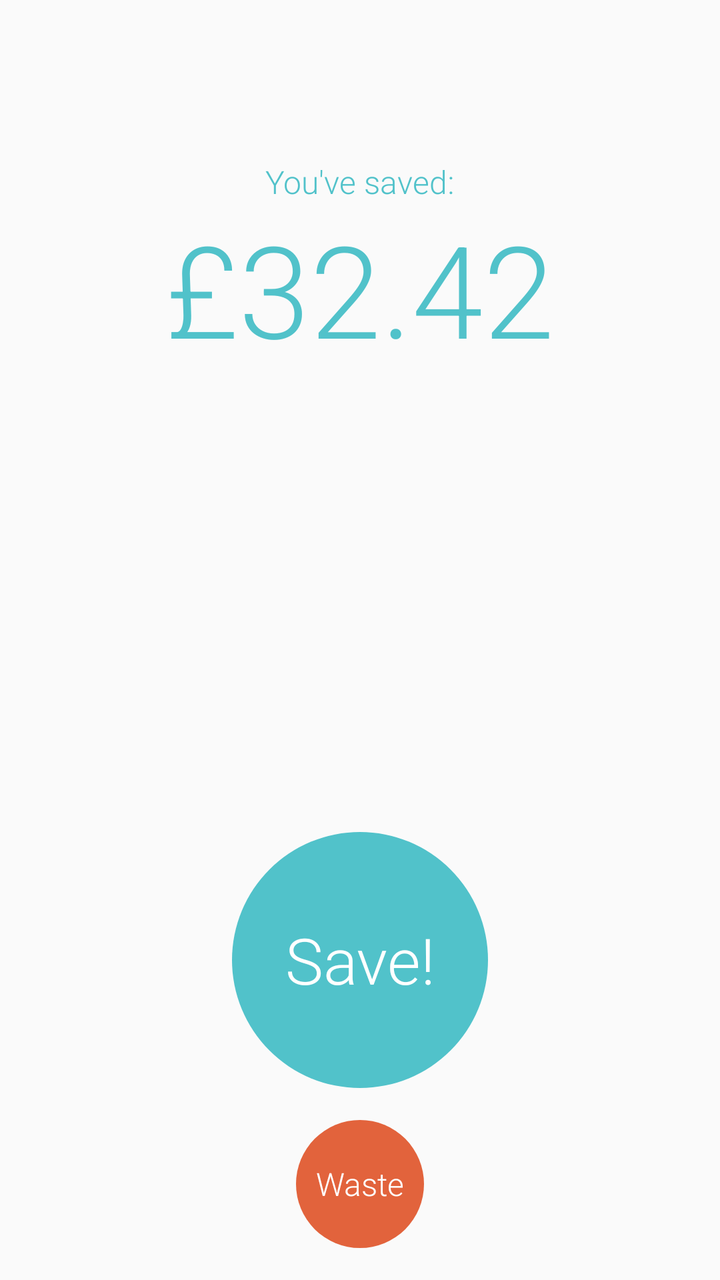
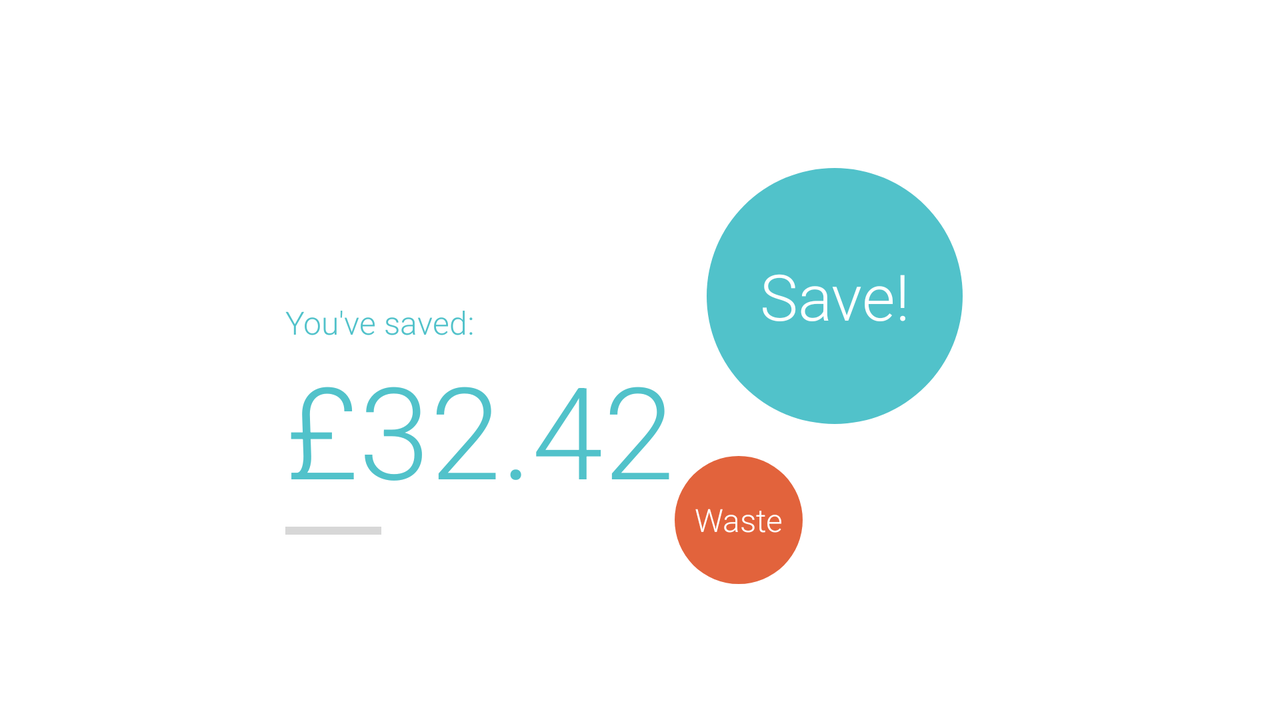

One screen, two layout resources from the same app: the default and the author's alternative for another configuration. Each is rendered where Android would select it; the XML of both is given below.
<!-- AndroidManifest.xml: activity theme AppTheme.NoActionBar -->
<!-- res/layout/fragment_total.xml -->
<android.support.design.widget.CoordinatorLayout
    xmlns:android="http://schemas.android.com/apk/res/android"
    xmlns:tools="http://schemas.android.com/tools"
    xmlns:app="http://schemas.android.com/apk/res-auto"
    android:layout_width="match_parent"
    android:layout_height="match_parent"
    tools:context=".total.TotalFragment"
    tools:showIn="@layout/activity_total">


    <LinearLayout
        android:layout_width="match_parent"
        android:layout_height="match_parent"
        android:orientation="vertical"
        android:id="@+id/totalView"
        android:gravity="center"
        android:paddingBottom="16dp"
        android:padding="16dp">

        <TextView
            android:layout_width="wrap_content"
            android:layout_height="wrap_content"
            android:text="@string/total_text"
            android:id="@+id/textView"
            android:layout_weight="0"
            android:textColor="@color/colorPrimarySave"
            android:textSize="16sp"
            android:layout_marginTop="64dp"
            android:fontFamily="sans-serif-light" />

        <TextView
            android:layout_width="wrap_content"
            android:layout_height="wrap_content"
            android:text="£32.42"
            android:id="@+id/totalValue"
            android:textColor="@color/colorPrimarySave"
            android:textSize="64sp"
            android:layout_weight="1"
            android:fontFamily="sans-serif-light" />

        <Button
            android:layout_width="128dp"
            android:layout_height="128dp"
            android:text="@string/saveButton_text"
            android:id="@+id/button_add"
            style="@style/TotalButtonText.SaveButton" />

        <Button
            android:layout_width="64dp"
            android:layout_height="64dp"
            android:text="@string/wasteButton_text"
            android:id="@+id/button_waste"
            style="@style/TotalButtonText.WasteButton" />

    </LinearLayout>

    <LinearLayout
        android:layout_width="match_parent"
        android:layout_height="match_parent"
        android:orientation="vertical"
        android:id="@+id/addView"
        android:background="@color/colorPrimarySave"
        android:gravity="center"
        android:visibility="gone"
        android:padding="16dp">

        <TextView
            android:layout_width="wrap_content"
            android:layout_height="wrap_content"
            android:text="@string/valueSave_text"
            android:textColor="#ffffff"
            android:textSize="16sp"
            android:fontFamily="sans-serif-light"
            android:layout_marginTop="16dp"
            android:id="@+id/valueCaption"/>


        <TextView
            android:layout_width="wrap_content"
            android:layout_height="wrap_content"
            android:id="@+id/valueDisplay"
            android:text="£2.32"
            android:textColor="#ffffff"
            android:textSize="64sp"
            android:layout_weight="1"
            android:fontFamily="sans-serif-light" />

        <include layout="@layout/pad_numeric" />

    </LinearLayout>

    <Button
        android:id="@+id/add_animation"
        android:layout_width="128dp"
        android:layout_height="128dp"
        android:background="@drawable/round_button_save"
        android:visibility="gone"
        app:layout_anchor="@id/button_add"
        app:layout_anchorGravity="center"/>

    <Button
        android:id="@+id/waste_animation"
        android:layout_width="64dp"
        android:layout_height="64dp"
        android:background="@drawable/round_button_waste"
        android:visibility="gone"
        app:layout_anchor="@id/button_waste"
        app:layout_anchorGravity="center"/>

</android.support.design.widget.CoordinatorLayout>
<!-- res/layout/activity_total.xml (included above) -->
<?xml version="1.0" encoding="utf-8"?>
<android.support.design.widget.CoordinatorLayout
    xmlns:android="http://schemas.android.com/apk/res/android"
    xmlns:app="http://schemas.android.com/apk/res-auto"
    xmlns:tools="http://schemas.android.com/tools"
    android:layout_width="match_parent"
    android:layout_height="match_parent"
    android:fitsSystemWindows="true"
    tools:context="com.cutsquash.chyokin.TotalActivity">

    <android.support.design.widget.AppBarLayout
        android:layout_width="match_parent"
        android:layout_height="wrap_content"
        android:theme="@style/AppTheme.AppBarOverlay">

        <android.support.v7.widget.Toolbar
            android:id="@+id/toolbar"
            android:layout_width="match_parent"
            android:layout_height="?attr/actionBarSize"
            android:background="?attr/colorPrimary"
            app:popupTheme="@style/AppTheme.PopupOverlay" />

    </android.support.design.widget.AppBarLayout>

    <include layout="@layout/content_total" />

</android.support.design.widget.CoordinatorLayout>
<!-- res/layout/pad_numeric.xml (included above) -->
<?xml version="1.0" encoding="utf-8"?>
<com.cutsquash.chyokin.total.CalculatorNumericPadLayout
    xmlns:android="http://schemas.android.com/apk/res/android"
    android:id="@+id/pad_numeric"
    android:columnCount="3"
    android:rowCount="4"
    android:layout_height="300dp"
    android:layout_width="300dp">

    <Button
        android:id="@+id/digit_1"
        android:text="1"
        style="@style/NumberButton"/>
    <Button
        android:id="@+id/digit_2"
        android:layout_width="wrap_content"
        android:layout_height="wrap_content"
        android:text="2"
        style="@style/NumberButton"/>
    <Button
        android:id="@+id/digit_3"
        android:layout_width="wrap_content"
        android:layout_height="wrap_content"
        android:text="3"
        style="@style/NumberButton"/>
    <Button
        android:id="@+id/digit_4"
        android:layout_width="wrap_content"
        android:layout_height="wrap_content"
        android:text="4"
        style="@style/NumberButton"/>
    <Button
        android:id="@+id/digit_5"
        android:layout_width="wrap_content"
        android:layout_height="wrap_content"
        android:text="5"
        style="@style/NumberButton"/>
    <Button
        android:id="@+id/digit_6"
        android:layout_width="wrap_content"
        android:layout_height="wrap_content"
        android:text="6"
        style="@style/NumberButton"/>
    <Button
        android:id="@+id/digit_7"
        android:layout_width="wrap_content"
        android:layout_height="wrap_content"
        android:text="7"
        style="@style/NumberButton"/>
    <Button
        android:id="@+id/digit_8"
        android:layout_width="wrap_content"
        android:layout_height="wrap_content"
        android:text="8"
        style="@style/NumberButton"/>
    <Button
        android:id="@+id/digit_9"
        android:layout_width="wrap_content"
        android:layout_height="wrap_content"
        android:text="9"
        style="@style/NumberButton"/>
    <Button
        android:id="@+id/cancel"
        android:layout_width="wrap_content"
        android:layout_height="wrap_content"
        android:text="x"
        style="@style/NumberButton"/>
    <Button
        android:id="@+id/digit_0"
        android:layout_width="wrap_content"
        android:layout_height="wrap_content"
        android:text="0"
        style="@style/NumberButton"/>
    <Button
        android:id="@+id/submit"
        android:contentDescription="equals"
        android:text="submit"
        style="@style/NumberButton"/>
</com.cutsquash.chyokin.total.CalculatorNumericPadLayout>
<!-- res/layout/content_total.xml (included above) -->
<fragment
    xmlns:android="http://schemas.android.com/apk/res/android"
    xmlns:app="http://schemas.android.com/apk/res-auto"
    xmlns:tools="http://schemas.android.com/tools"
    android:id="@+id/fragment"
    android:name="com.cutsquash.chyokin.total.TotalFragment"
    android:layout_width="match_parent"
    android:layout_height="match_parent"
    android:layout_weight="1"
    app:layout_behavior="@string/appbar_scrolling_view_behavior"
    tools:layout="@layout/fragment_total"
    />
<!-- resources referenced by this layout -->
<resources>
  <color name="colorPrimarySave">#51c2ca</color>
  <!-- drawable round_button_save (drawable) -->
  <?xml version="1.0" encoding="utf-8"?>
  <selector xmlns:android="http://schemas.android.com/apk/res/android">
      <item android:state_pressed="false">
          <shape android:shape="oval">
              <solid android:color="@color/colorPrimarySave"/>
          </shape>
      </item>
      <item android:state_pressed="true">
          <shape android:shape="oval">
              <solid android:color="@color/colorPrimarySaveLight"/>
          </shape>
      </item>
  </selector>
  <!-- drawable round_button_waste (drawable) -->
  <?xml version="1.0" encoding="utf-8"?>
  <selector xmlns:android="http://schemas.android.com/apk/res/android">
      <item android:state_pressed="false">
          <shape android:shape="oval">
              <solid android:color="@color/colorPrimaryWaste"/>
          </shape>
      </item>
      <item android:state_pressed="true">
          <shape android:shape="oval">
              <solid android:color="@color/colorPrimaryWaste"/>
          </shape>
      </item>
  </selector>
  <string name="saveButton_text">Save!</string>
  <string name="total_text">You\'ve saved:</string>
  <string name="valueSave_text">Enter saving:</string>
  <string name="wasteButton_text">Waste</string>
  <style name="AppTheme.AppBarOverlay" parent="ThemeOverlay.AppCompat.Dark.ActionBar" />
  <style name="AppTheme.PopupOverlay" parent="ThemeOverlay.AppCompat.Light" />
  <!-- from res/values-v21/ -->
  <style name="NumberButton" parent="android:Widget.Material.Light.Button.Borderless">
          <item name="android:layout_width">64dp</item>
          <item name="android:layout_height">64dp</item>
          <item name="android:background">@drawable/round_button_number</item>
          <item name="android:layout_margin">8dp</item>
          <item name="android:textColor">@color/colorPrimarySave</item>
          <item name="android:textSize">24sp</item>
          <item name="android:fontFamily">sans-serif-light</item>
          
      </style>
  <style name="TotalButtonText.SaveButton">
          <item name="android:background">@drawable/round_button_save</item>
          <item name="android:padding">0dp</item>
          <item name="android:layout_margin">16dp</item>
          <item name="android:layout_weight">0</item>
          <item name="android:textSize">32sp</item>
      </style>
  <style name="TotalButtonText.WasteButton">
          <item name="android:background">@drawable/round_button_waste</item>
          <item name="android:layout_weight">0</item>
          <item name="android:textSize">16sp</item>
      </style>
  <!-- from res/values-v21/ -->
  <style name="AppTheme.NoActionBar">
          <item name="windowActionBar">false</item>
          <item name="windowNoTitle">true</item>
          <item name="android:windowDrawsSystemBarBackgrounds">true</item>
          <item name="android:statusBarColor">@color/colorPrimarySaveDark</item>
      </style>
  <color name="colorPrimaryWaste">#e2633c</color>
  <!-- drawable round_button_number (drawable) -->
  <?xml version="1.0" encoding="utf-8"?>
  <selector xmlns:android="http://schemas.android.com/apk/res/android">
      <item android:state_pressed="false">
          <shape android:shape="oval">
              <solid android:color="#ffffff"/>
          </shape>
      </item>
      <item android:state_pressed="true">
          <shape android:shape="oval">
              <solid android:color="#d7d7d7"/>
          </shape>
      </item>
  </selector>
  <color name="colorPrimarySaveDark">#327b80</color>
</resources>
<!-- res/layout-land/fragment_total.xml (the author's variant of the layout above) -->
<!-- drawn on the phone turned sideways -->
<android.support.design.widget.CoordinatorLayout
    xmlns:android="http://schemas.android.com/apk/res/android"
    xmlns:tools="http://schemas.android.com/tools"
    xmlns:app="http://schemas.android.com/apk/res-auto"
    android:layout_width="match_parent"
    android:layout_height="match_parent"
    tools:context=".total.TotalFragment"
    tools:showIn="@layout/activity_total"
    android:background="@android:color/white">


    <LinearLayout
        android:layout_width="match_parent"
        android:layout_height="match_parent"
        android:orientation="horizontal"
        android:id="@+id/totalView"
        android:gravity="center"
        android:paddingBottom="16dp"
        android:padding="16dp">

        <LinearLayout
            android:layout_width="wrap_content"
            android:layout_height="wrap_content"
            android:orientation="vertical">

            <TextView
                android:layout_width="wrap_content"
                android:layout_height="wrap_content"
                android:text="@string/total_text"
                android:id="@+id/textView"
                android:layout_weight="0"
                android:textColor="@color/colorPrimarySave"
                android:textSize="16sp"
                android:layout_marginTop="64dp"
                android:fontFamily="sans-serif-light" />

            <TextView
                android:layout_width="wrap_content"
                android:layout_height="wrap_content"
                android:text="£32.42"
                android:id="@+id/totalValue"
                android:textColor="@color/colorPrimarySave"
                android:textSize="64sp"
                android:layout_weight="1"
                android:fontFamily="sans-serif-light" />

            <ProgressBar
                android:layout_width="wrap_content"
                android:layout_height="wrap_content"
                android:id="@+id/progress_bar"
                style="@style/Widget.AppCompat.ProgressBar.Horizontal"
                android:indeterminate="false" />
        </LinearLayout>

        <LinearLayout
        android:layout_width="wrap_content"
        android:layout_height="wrap_content"
        android:orientation="vertical">
            <Button
                android:layout_width="128dp"
                android:layout_height="128dp"
                android:text="@string/saveButton_text"
                android:id="@+id/button_add"
                style="@style/TotalButtonText.SaveButton" />

            <Button
                android:layout_width="64dp"
                android:layout_height="64dp"
                android:text="@string/wasteButton_text"
                android:id="@+id/button_waste"
                style="@style/TotalButtonText.WasteButton" />
        </LinearLayout>
    </LinearLayout>

    <LinearLayout
        android:layout_width="match_parent"
        android:layout_height="match_parent"
        android:orientation="horizontal"
        android:id="@+id/addView"
        android:background="@color/colorPrimarySave"
        android:gravity="center"
        android:visibility="gone"
        android:padding="16dp">

        <LinearLayout
        android:layout_width="wrap_content"
        android:layout_height="wrap_content"
        android:orientation="vertical">

            <TextView
                android:layout_width="wrap_content"
                android:layout_height="wrap_content"
                android:text="@string/valueSave_text"
                android:textColor="#ffffff"
                android:textSize="16sp"
                android:fontFamily="sans-serif-light"
                android:layout_marginTop="16dp"
                android:id="@+id/valueCaption"/>


            <TextView
                android:layout_width="wrap_content"
                android:layout_height="wrap_content"
                android:id="@+id/valueDisplay"
                android:text="£2.32"
                android:textColor="#ffffff"
                android:textSize="64sp"
                android:layout_weight="1"
                android:fontFamily="sans-serif-light" />
        </LinearLayout>

        <include layout="@layout/pad_numeric" />

    </LinearLayout>

    <Button
        android:id="@+id/add_animation"
        android:layout_width="128dp"
        android:layout_height="128dp"
        android:background="@drawable/round_button_save"
        android:visibility="gone"
        app:layout_anchor="@id/button_add"
        app:layout_anchorGravity="center"/>

    <Button
        android:id="@+id/waste_animation"
        android:layout_width="64dp"
        android:layout_height="64dp"
        android:background="@drawable/round_button_waste"
        android:visibility="gone"
        app:layout_anchor="@id/button_waste"
        app:layout_anchorGravity="center"/>

</android.support.design.widget.CoordinatorLayout>
<!-- res/layout/fragment_total.xml (included above) -->
<android.support.design.widget.CoordinatorLayout
    xmlns:android="http://schemas.android.com/apk/res/android"
    xmlns:tools="http://schemas.android.com/tools"
    xmlns:app="http://schemas.android.com/apk/res-auto"
    android:layout_width="match_parent"
    android:layout_height="match_parent"
    tools:context=".total.TotalFragment"
    tools:showIn="@layout/activity_total">


    <LinearLayout
        android:layout_width="match_parent"
        android:layout_height="match_parent"
        android:orientation="vertical"
        android:id="@+id/totalView"
        android:gravity="center"
        android:paddingBottom="16dp"
        android:padding="16dp">

        <TextView
            android:layout_width="wrap_content"
            android:layout_height="wrap_content"
            android:text="@string/total_text"
            android:id="@+id/textView"
            android:layout_weight="0"
            android:textColor="@color/colorPrimarySave"
            android:textSize="16sp"
            android:layout_marginTop="64dp"
            android:fontFamily="sans-serif-light" />

        <TextView
            android:layout_width="wrap_content"
            android:layout_height="wrap_content"
            android:text="£32.42"
            android:id="@+id/totalValue"
            android:textColor="@color/colorPrimarySave"
            android:textSize="64sp"
            android:layout_weight="1"
            android:fontFamily="sans-serif-light" />

        <Button
            android:layout_width="128dp"
            android:layout_height="128dp"
            android:text="@string/saveButton_text"
            android:id="@+id/button_add"
            style="@style/TotalButtonText.SaveButton" />

        <Button
            android:layout_width="64dp"
            android:layout_height="64dp"
            android:text="@string/wasteButton_text"
            android:id="@+id/button_waste"
            style="@style/TotalButtonText.WasteButton" />

    </LinearLayout>

    <LinearLayout
        android:layout_width="match_parent"
        android:layout_height="match_parent"
        android:orientation="vertical"
        android:id="@+id/addView"
        android:background="@color/colorPrimarySave"
        android:gravity="center"
        android:visibility="gone"
        android:padding="16dp">

        <TextView
            android:layout_width="wrap_content"
            android:layout_height="wrap_content"
            android:text="@string/valueSave_text"
            android:textColor="#ffffff"
            android:textSize="16sp"
            android:fontFamily="sans-serif-light"
            android:layout_marginTop="16dp"
            android:id="@+id/valueCaption"/>


        <TextView
            android:layout_width="wrap_content"
            android:layout_height="wrap_content"
            android:id="@+id/valueDisplay"
            android:text="£2.32"
            android:textColor="#ffffff"
            android:textSize="64sp"
            android:layout_weight="1"
            android:fontFamily="sans-serif-light" />

        <include layout="@layout/pad_numeric" />

    </LinearLayout>

    <Button
        android:id="@+id/add_animation"
        android:layout_width="128dp"
        android:layout_height="128dp"
        android:background="@drawable/round_button_save"
        android:visibility="gone"
        app:layout_anchor="@id/button_add"
        app:layout_anchorGravity="center"/>

    <Button
        android:id="@+id/waste_animation"
        android:layout_width="64dp"
        android:layout_height="64dp"
        android:background="@drawable/round_button_waste"
        android:visibility="gone"
        app:layout_anchor="@id/button_waste"
        app:layout_anchorGravity="center"/>

</android.support.design.widget.CoordinatorLayout>
